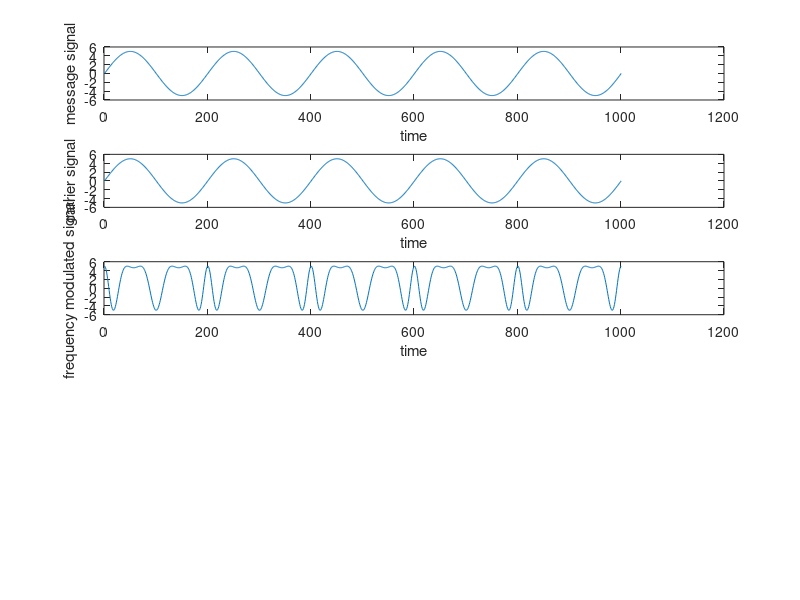

This chart was generated by the following MATLAB code:
clc;
close all;
clear all;
t=0:.001:1;

beta=input("enter the value of modulation index : ")


# massage signal
am=input("enter the amlplitude of signal : ")
fm=input("enter the frequency of signal : ")
m=am*sin(2*pi*fm*t);
subplot(5,1,1);
plot(m);
ylabel('message signal');
xlabel("time");


#carrier signal
ac=input("enter the amlplitude of  carrier signal : ")
fc=input("enter the frequency of carrier signal : ")
c=ac*sin(2*pi*fc*t);
subplot(5,1,2);
plot(c);
ylabel('carrier signal');
xlabel("time");


#fm signal 

FM=ac*cos(2*pi*fc*t+beta*sin(2*pi*fm*t));
subplot(5,1,3);
plot(FM);
ylabel("frequency modulated signal")
xlabel("time");
